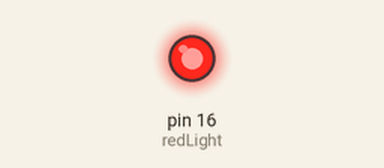
The sketch below on a simulated Arduino Uno, built with avr-gcc and run on an emulated ATmega328P. Shown: output pins drawn as LEDs (lit = HIGH).

Above: at 0.1 s.
Timing chart, 0 to 1.6 s (numbered marks = the images above):
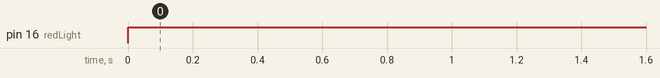

Measured:
- by itself, pin 16 (redLight): LOW → HIGH at 0.00 s

The sketch:

extraPins.ino
```cpp
const int redLight = 16;

void setup() {
  // put your setup code here, to run once:
    pinMode(redLight, OUTPUT);
}

void loop() {
  // put your main code here, to run repeatedly:
  digitalWrite(redLight, HIGH);
}
```
